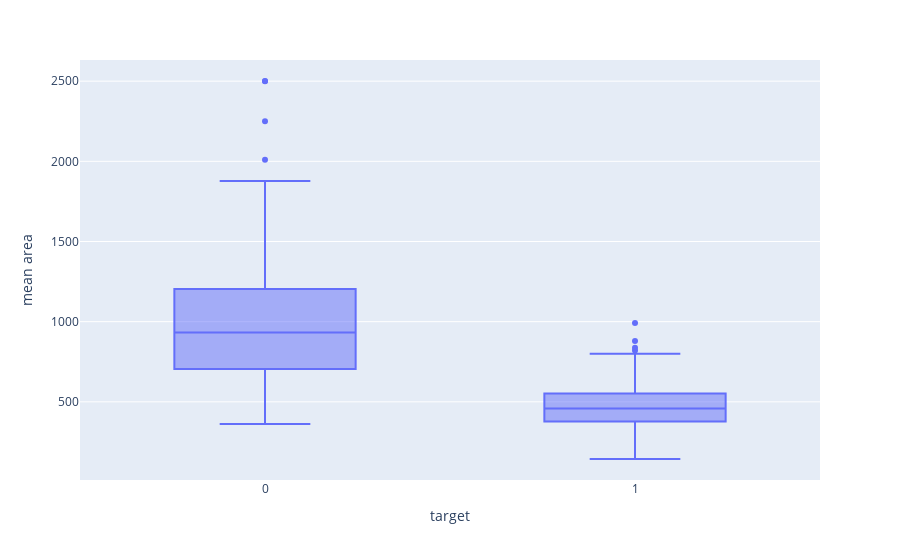

Source (notebook cell):
### Markdown cell above
We can see that the last row ended at 568. This would mean we have 569 rows or patient in our dataset.

Let's plot the boxplot.

### Code cell
# Plot the boxplot
fig = px.box(cancer_df, x='target', y='mean area')
fig.show()

### Figure 1 — Plotly figure (JSON) as saved in the notebook; plotly's stock layout.template omitted (floating-point values rounded to 4 significant figures; data arrays with more than 128 entries replaced by an {"elided": "..."} marker saying what was removed)
{"data": [{"alignmentgroup": "True", "hovertemplate": "target=%{x}<br>mean area=%{y}<extra></extra>", "legendgroup": "", "marker": {"color": "#636efa"}, "name": "", "notched": false, "offsetgroup": "", "orientation": "v", "showlegend": false, "type": "box", "x": {"elided": "569 int values"}, "x0": " ", "xaxis": "x", "y": {"elided": "569 float values"}, "y0": " ", "yaxis": "y"}], "layout": {"autosize": true, "boxmode": "group", "legend": {"tracegroupgap": 0}, "margin": {"t": 60}, "xaxis": {"anchor": "y", "autorange": true, "domain": [0, 1], "range": [-0.5, 1.5], "title": {"text": "target"}, "type": "linear"}, "yaxis": {"anchor": "x", "autorange": true, "domain": [0, 1], "range": [12.53, 2632.0], "title": {"text": "mean area"}, "type": "linear"}}}
